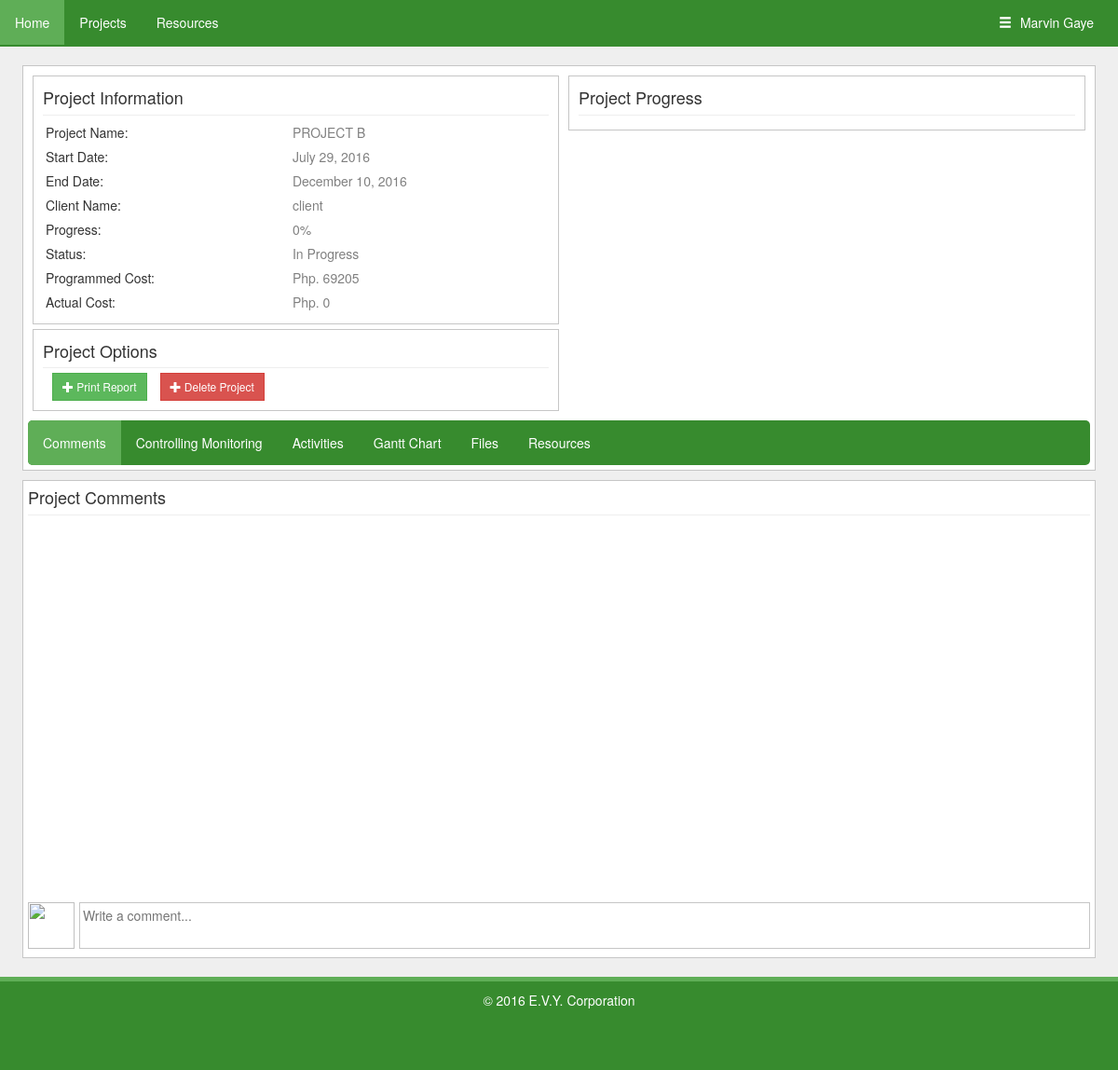
Page /viewproject.php?pid=2 (signed in) on the committed database.
### tables this page shows
CREATE TABLE `projects` (
  `ProjectID` int(11) NOT NULL AUTO_INCREMENT,
  `UserID` longtext NOT NULL,
  `Name` longtext NOT NULL,
  `StartDate` datetime NOT NULL,
  `EndDate` datetime NOT NULL,
  `Status` longtext NOT NULL,
  `Progress` longtext NOT NULL,
  `Location` longtext NOT NULL,
  `ProjectType` varchar(45) NOT NULL,
  `LotSize` varchar(45) DEFAULT NULL,
  `OtherSize` varchar(100) DEFAULT NULL,
  PRIMARY KEY (`ProjectID`)
);

CREATE TABLE `users` (
  `UserID` int(11) NOT NULL AUTO_INCREMENT,
  `Name` longtext NOT NULL,
  `Username` longtext NOT NULL,
  `Password` longtext NOT NULL,
  `Type` longtext NOT NULL,
  PRIMARY KEY (`UserID`)
);

### viewproject.php (the view, shortened to what this page needs)
<?php
function FormalDateTime($datetime) {
	$rawdate = explode(" ", $datetime);
	$date = $rawdate[0];
	$time = $rawdate[1];
	$months = ["January", "February", "March", "April", "May", "June", "July", "August", "September", "October", "November", "December"];
	$thetime = explode(":", $time);
	$thedate = explode("-", $date);
	if (intval($thetime[0]) >= 12) {
		$hour = $thetime[0] - 12;
		$ampm = "PM";
	} else {
		$hour = $thetime[0];
		$ampm = "AM";
	}
	if ($hour == 0) {
		$hour = 12;
	}
	return [$months[(intval($thedate[1]) - 1)] . " " . intval($thedate[2]) . ", " . intval($thedate[0]), $hour . ":" . intval($thetime[1]) . " " . $ampm];
}
if (isset($_GET["pid"]) && !empty($_GET["pid"])) {
	$mysqli = new mysqli("localhost", "root", "", "evypms");
	$query = "SELECT projects.*, users.Name as ClientName, (SELECT SUM(task_resources.Used * resources.Price) as ActualCost FROM `task_resources` INNER JOIN resources ON task_resources.ResourceID=resources.ResourceID WHERE ProjectID=projects.ProjectID) as ActualCost, (SELECT SUM(task_resources.Quantity * resources.Price) as ProgrammedCost FROM `task_resources` INNER JOIN resources ON task_resources.ResourceID=resources.ResourceID WHERE ProjectID=projects.ProjectID) as ProgrammedCost FROM projects INNER JOIN users ON projects.UserID=users.UserID WHERE ProjectID='".$mysqli->real_escape_string($_GET["pid"])."'";
	$qq = $mysqli->query($query);
	if ($qq->num_rows > 0) {
		$project = $qq->fetch_assoc();
	} else {
		die();
	}
} else {
	die();
}
?>
<!DOCTYPE html>
<html>
<head>
<link href="bootstrap-3.3.6-dist/css/bootstrap.min.css" type="text/css" rel="stylesheet" />
<link href="js/jquery-ui-1.11.4.custom/jquery-ui.css" type="text/css" rel="stylesheet" />
<link href="js/prettify/prettify.min.css" rel="stylesheet" type="text/css">
<link href="css/gantt.css" type="text/css" rel="stylesheet" />
<link rel="stylesheet" href="js/fancybox/jquery.fancybox.css?v=2.1.5" type="text/css" media="screen" />
</head>
<body>
<nav style="position:relative;">
<nav style="position:relative;height:50px;background-color: #378B2E;">
    <?php require 'menu.php'?>
</nav>
</nav>
<div style="padding-left:2%;padding-right:2%;margin-top:20px;">
<div style="width:100%;background-color:#ffffff;border-style:solid;border-width:1px;border-color:#c6c6c6;">
<div class="row" style="margin:10px;">
<div class="col-md-6" style="margin:0px;padding:0px;">
<div style="border-style:solid;border-color:#c6c6c6;border-width:1px;padding:10px;">
<span style="font-size:18px;font-weight:lighter;">Project Information</span>
<hr style="margin-top:5px;margin-bottom:5px;"/>
<table style="width:100%;" class="table_form">
<tr>
<td>Project Name:</td><td id="prjnameindicator" style="color:gray;"><?php echo $project["Name"];?></td>
</tr>
<tr>
<td>Start Date:</td><td id="prjstartdateindicator" rawdate="<?php echo $project["StartDate"];?>" style="color:gray;"><?php echo FormalDateTime($project["StartDate"])[0];?></td>
</tr>
<tr>
<td>End Date:</td><td id="prjenddateindicator" rawdate="<?php echo $project["EndDate"];?>" style="color:gray;"><?php echo FormalDateTime($project["EndDate"])[0];?></td>
</tr>
<tr>
<td>Client Name:</td><td id="prjclientnameindicator" clientid="<?php echo $project["UserID"];?>" style="color:gray;"><?php echo $project["ClientName"];?></td>
</tr>
<tr>
<td>Progress:</td><td id="progressindicator" style="color:gray;"><?php echo round($project["Progress"]);?>%</td>
</tr>
<tr>
<td>Status:</td><td id="statusindicator" style="color:gray;"><?php echo ($project["Status"] == "1" ? "Completed" : "In Progress");?></td>
</tr>
<tr>
<td>Programmed Cost:</td><td id="programmedcostindicator" style="color:gray;">Php. <?php echo ($project["ProgrammedCost"] > 0 ? $project["ProgrammedCost"] : "0.00");?></td>
</tr>
<tr>
<td>Actual Cost:</td><td id="actualcostindicator" style="color:gray;">Php. <?php echo ($project["ProgrammedCost"] > 0 ? $project["ActualCost"] : "0.00");?></td>
</tr>
</table>
</div>
<div style="margin-top:5px;border-style:solid;border-color:#c6c6c6;border-width:1px;padding:10px;">
<span style="font-size:18px;font-weight:lighter;">Project Options</span>
<hr style="margin-top:5px;margin-bottom:5px;"/>
<button class="btn btn-sm btn-success" onclick="printReport()" style="margin-left:10px;" ><span class="glyphicon glyphicon-plus"></span> Print Report</button>
<button id="delprojbtn" class="btn btn-sm btn-danger" style="margin-left:10px;" ><span class="glyphicon glyphicon-plus"></span> Delete Project</button>
</div>
</div>
<div class="col-md-6" style="margin:0px;padding:0px;padding-left:10px;">
<div style="width:100%;border-style:solid;border-color:#c6c6c6;border-width:1px;padding:10px;">
<span style="font-size:18px;font-weight:lighter;" id="myChartDiv">Project Progress</span>
<hr style="margin-top:5px;margin-bottom:5px;"/>
</div>
</div>
</div>
<nav style="margin:5px;">
<ul class="inside_menu_bar" style="border-radius:5px;">
<li id="commentsbtn" class="selected"><a>Comments</a></li>
<li id="controlmonitoringbtn"><a>Controlling Monitoring</a></li>
<li id="activitiesbtn"><a>Activities</a></li>
<li id="ganttpreviewbtn"><a>Gantt Chart</a></li>
<li id="filesbtn"><a>Files</a></li>
<li id="resourcesbtn"><a>Resources</a></li>
</nav>
</div>
<div id="comments" style="margin-top:10px;width:100%;padding:5px;background-color:#ffffff;border-style:solid;border-width:1px;border-color:#c6c6c6;">
<span style="font-size:18px;font-weight:lighter;">Project Comments</span>
<hr style="margin-top:5px;margin-bottom:5px;"/>
<div id="comments_area" style="height:400px;overflow-y:scroll;">
</div>
	<div id="thecommentbox" style="display:table;margin-top:10px;">
	<div style="width:100%;display:table-row;">
	<div style="display:table-cell;vertical-align:top;">
	<img src="http://www.fashatude.com/static/fashatude/img/user_icon.png" style="width:50px;height:50px;border-style:solid;border-color:#c6c6c6;" />
	</div>
	<div style="display:table-cell;vertical-align:top;padding-left:5px;width:100%;">
	<textarea id="newcommentarea" style="padding:3px;width:100%;border-style:solid;border-color:#c6c6c6;border-width:1px;resize:none;min-height:50px;max-height:150px;outline:none;" placeholder="Write a comment..."></textarea>
	</div>
	</div>
	</div>
</div>
</div>
<footer>
<p style="text-align:center;">&copy; 2016 E.V.Y. Corporation</p>
</footer>
</body>
</html>

### css/gantt.css (style rules this page uses)
.row:after { clear: both; }

### rows in the picture
projects: Name "PROJECT B", StartDate "July 29, 2016", EndDate "December 10, 2016", UserID.Name "client", Progress "0"

### other values in the picture
$project["ProgrammedCost"] "69205"
$project["ActualCost"] "0"
